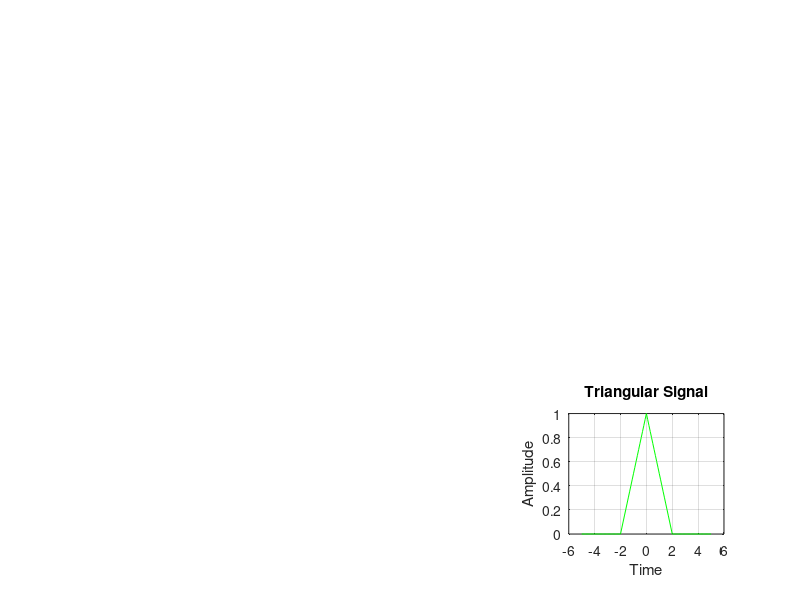

This chart was generated by the following MATLAB code:
% TRIANGULAR SIGNAL (=1-|t|/a when |t|≤a; =0 when |t|>a)
t=-5:0.1:5;
a=2;
x1=1-abs(t)/a;
x2=0;
x=x1.*(abs(t)<=a)+x2.*(abs(t)>a);
subplot(3,3,9);
plot(t,x,'g');
xlabel('Time');
ylabel('Amplitude');
title('Triangular Signal');
grid on;
